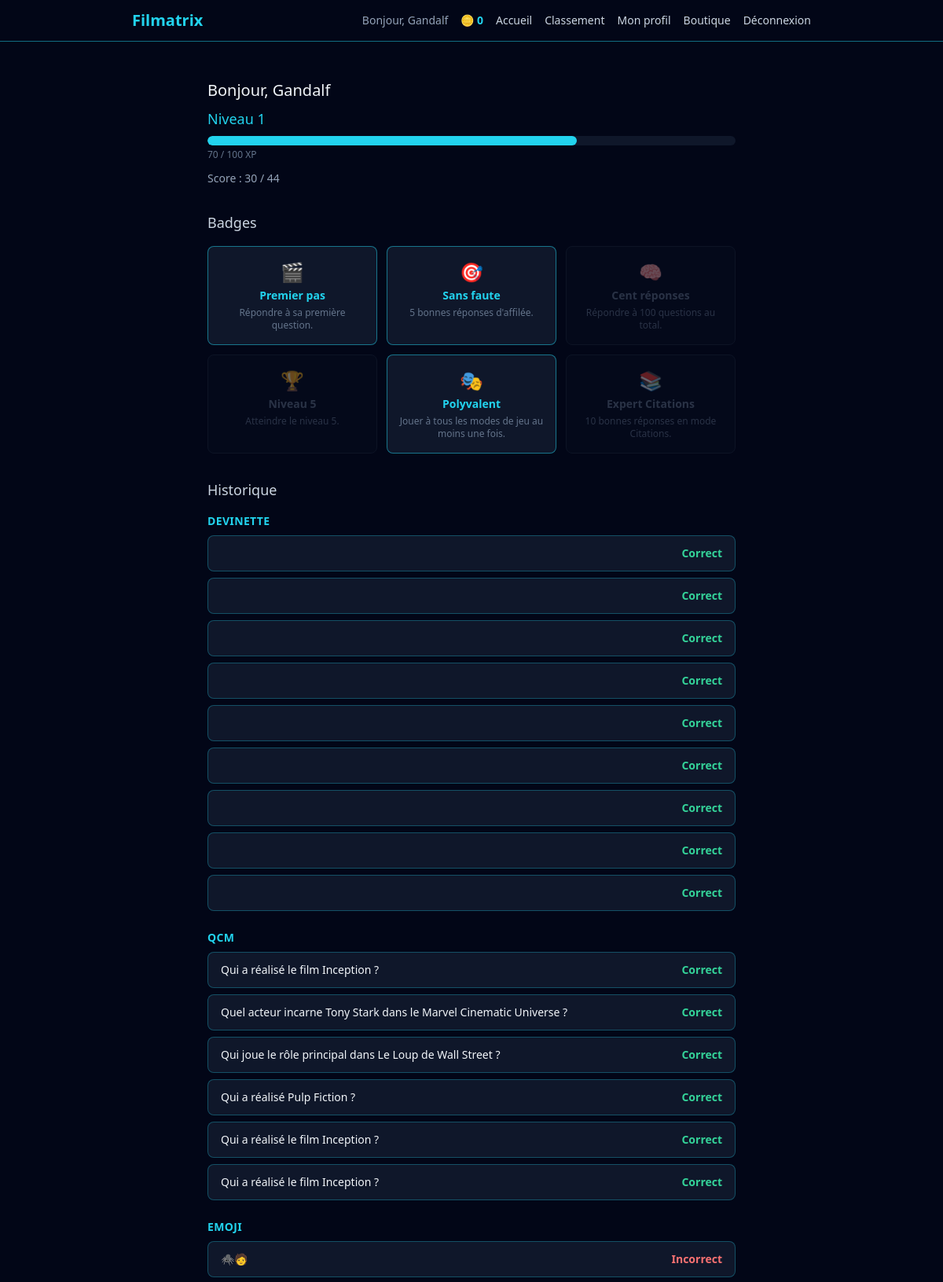
The app's page /profil (signed in, upper part) with its own data.
### src/models.py (models this page shows, shortened)
class User(db.Model, UserMixin):
    __tablename__ = "users"
    id = db.Column(db.Integer, primary_key=True)
    username = db.Column(db.String(50), unique=True, nullable=False)
    email = db.Column(db.String(120), unique=True, nullable=False)
    password_hash = db.Column(db.String(255), nullable=False)
    total_xp = db.Column(db.Integer, nullable=False, default=0)
    coins = db.Column(db.Integer, nullable=False, default=0)
    equipped_title = db.Column(db.String(50), nullable=True)

class Question(db.Model):
    __tablename__ = "questions"
    id = db.Column(db.Integer, primary_key=True)
    mode = db.Column(db.String(50), nullable=False)
    category = db.Column(db.String(50), nullable=False)
    difficulty = db.Column(db.String(20), nullable=False)
    prompt = db.Column(db.Text, nullable=False)
    payload = db.Column(db.JSON, nullable=False)
    correct_answer = db.Column(db.JSON, nullable=False)
    requires_account = db.Column(db.Boolean, nullable=False, default=False)

class Attempt(db.Model):
    __tablename__ = "attempts"
    id = db.Column(db.Integer, primary_key=True)
    user_id = db.Column(db.Integer, db.ForeignKey("users.id"), nullable=False)
    question_id = db.Column(db.Integer, db.ForeignKey("questions.id"), nullable=False)
    is_correct = db.Column(db.Boolean, nullable=False)
    answered_at = db.Column(db.DateTime, nullable=False, default=datetime.utcnow)
    question = db.relationship("Question")
    user = db.relationship("User", backref="attempts")

### app.py (the view)
    @app.route("/profil")
    @login_required
    def profile() -> str:
        attempts = (
            Attempt.query.filter_by(user_id=current_user.id)
            .order_by(Attempt.answered_at.desc())
            .all()
        )
        total_count = len(attempts)
        correct_count = sum(1 for attempt in attempts if attempt.is_correct)
        level_info = calculate_level(current_user.total_xp)
        attempts_by_mode = {}
        for attempt in attempts:
            mode = attempt.question.mode
            attempts_by_mode.setdefault(mode, []).append(attempt)
        earned_badge_codes = {badge.badge_code for badge in current_user.badges}
        all_badges = []
        for code, info in BADGES.items():
            all_badges.append(
                {
                    "code": code,
                    "name": info["name"],
                    "description": info["description"],
                    "icon": info["icon"],
                    "earned": code in earned_badge_codes,
                }
            )
        equipped_title_name= None
        if current_user.equipped_title:
            equipped_title_name = TITLES.get(current_user.equipped_title, {}).get("name")
        return render_template(
            "profil.html",
            attempts_by_mode=attempts_by_mode,
            total_count=total_count,
            correct_count=correct_count,
            level_info=level_info,
            all_badges=all_badges,
            equipped_title_name=equipped_title_name,
        )

### app.py (called while the page is built)
def calculate_level(total_xp: int) -> dict:
        level = 1
        xp_for_next_level = 100
        xp_already_spent = 0
        while total_xp - xp_already_spent >= xp_for_next_level:
            xp_already_spent += xp_for_next_level
            level += 1
            xp_for_next_level = 100 * level
        xp_in_current_level = total_xp - xp_already_spent
        return {
            "level": level,
            "xp_in_current_level": xp_in_current_level,
            "xp_for_next_level": xp_for_next_level,
            }

### templates/profil.html (shortened to what this page needs)
{% extends "base.html" %}
{% block content %}
<div class="max-w-2xl mx-auto mt-8">
    <h2 class="text-xl mb-2">
        Bonjour, {{ current_user.username }}
    </h2>
    <div class="mb-8">
        <p class="text-cyan-400 text-lg mb-2">
            Niveau {{ level_info.level }}
        </p>
        <div class="w-full bg-slate-900 rounded-full h-3 overflow-hidden mb-1">
            <div class="bg-cyan-400 h-3 rounded-full"
                 style="width: {{ (level_info.xp_in_current_level / level_info.xp_for_next_level * 100) | round(1) }}%"></div>
        </div>
        <p class="text-xs text-slate-500">{{ level_info.xp_in_current_level }} / {{ level_info.xp_for_next_level }} XP</p>
        <p class="text-slate-400 text-sm mt-3">
            Score : {{ correct_count }} / {{ total_count }}
        </p>
    </div>
    <h3 class="text-lg mb-4 text-slate-300">Badges</h3>
    <div class="grid grid-cols-2 sm:grid-cols-3 gap-3 mb-8">
        {% for badge in all_badges %}
        <div class="border rounded-lg px-3 py-4 text-center transition
                    {% if badge.earned %}
                        border-cyan-400/50 bg-slate-900
                    {% else %}
                        border-slate-800 bg-slate-900/50 opacity-40
                    {% endif %}">
            <p class="text-2xl mb-1">{{ badge.icon }}</p>
            <p class="text-sm font-bold {% if badge.earned %}text-cyan-400{% else %}text-slate-500{% endif %}">
                {{ badge.name }}
            </p>
            <p class="text-xs text-slate-500 mt-1">{{ badge.description }}</p>
        </div>
        {% endfor %}
    </div>
    <h3 class="text-lg mb-4 text-slate-300">Historique</h3>
    {% if attempts_by_mode %}
        {% for mode, mode_attempts in attempts_by_mode.items() %}
        <div class="mb-6">
            <h4 class="text-sm font-bold text-cyan-400 mb-2 uppercase tracking-wide">{{ mode }}</h4>
            <div class="flex flex-col gap-2">
                {% for attempt in mode_attempts %}
                <div class="flex items-center justify-between bg-slate-900 border border-cyan-400/30 rounded-lg px-4 py-3">
                    <span class="text-sm">{{ attempt.question.prompt }}</span>
                    {% if attempt.is_correct %}
                        <span class="text-emerald-400 text-sm font-bold">Correct</span>
                    {% else %}
                        <span class="text-red-400 text-sm font-bold">Incorrect</span>
                    {% endif %}
                </div>
                {% endfor %}
            </div>
        </div>
        {% endfor %}
    {% else %}
    <p class="text-slate-500">Aucune partie jouée pour le moment.</p>
    {% endif %}
</div>
{% endblock %}

### templates/base.html (shortened to what this page needs)
<!DOCTYPE html>
<html lang="fr">
<head>
    <link rel="stylesheet" href="{{ url_for('static', filename='css/output.css') }}">
</head>
<body class="bg-slate-950 text-slate-100 min-h-screen flex flex-col">
    <header class="border-b border-cyan-400/50">
    <nav class="max-w-4xl mx-auto px-4 py-3">
        <div class="flex items-center justify-between">
            <a href="{{ url_for('home') }}" class="text-xl font-bold text-cyan-400">
                Filmatrix
            </a>
            <div class="flex items-center gap-4">
                {% if current_user.is_authenticated %}
                    <span class="text-slate-400 text-sm">Bonjour, {{ current_user.username }}</span>
                    <span class="text-cyan-400 text-sm font-bold flex items-center gap-1">
                         🪙 {{ current_user.coins }}
                    </span>
                {% endif %}
                <div class="hidden md:flex items-center gap-4 text-sm">
                    <a href="{{ url_for('home') }}" class="text-slate-300 hover:text-cyan-400 transition">Accueil</a>
                    <a href="{{ url_for('leaderboard') }}" class="text-slate-300 hover:text-cyan-400 transition">Classement</a>
                    {% if current_user.is_authenticated %}
                        <a href="{{ url_for('profile') }}" class="text-slate-300 hover:text-cyan-400 transition">Mon profil</a>
                        <a href="{{ url_for('shop') }}" class="text-slate-300 hover:text-cyan-400 transition">Boutique</a>
                        <a href="{{ url_for('logout') }}" class="text-slate-300 hover:text-cyan-400 transition">Déconnexion</a>
                    {% else %}
                        <a href="{{ url_for('login') }}" class="text-slate-300 hover:text-cyan-400 transition">Connexion</a>
                        <a href="{{ url_for('register') }}" class="bg-cyan-400 hover:bg-cyan-300 text-slate-950 font-bold px-3 py-1.5 rounded-lg transition">Inscription</a>
                    {% endif %}
                </div>
            </div>
        </div>
    </nav>
</header>
    <main class="flex-1 p-4">
        {% block content %}{% endblock %}
    </main>
</body>
</html>

### records on screen
User: username "Gandalf", coins "0"
Question: mode "DEVINETTE"
Attempt: is_correct "Correct"
Attempt: is_correct "Correct"
Attempt: is_correct "Correct"
Attempt: is_correct "Correct"
Attempt: is_correct "Correct"
Attempt: is_correct "Correct"
Attempt: is_correct "Correct"
Attempt: is_correct "Correct"
Attempt: is_correct "Correct"
Question: mode "QCM"
Attempt: question.prompt "Qui a réalisé le film Inception ?", is_correct "Correct"
Attempt: question.prompt "Quel acteur incarne Tony Stark dans le Marvel Cinematic Universe ?", is_correct "Correct"
Attempt: question.prompt "Qui joue le rôle principal dans Le Loup de Wall Street ?", is_correct "Correct"
Attempt: question.prompt "Qui a réalisé Pulp Fiction ?", is_correct "Correct"
Attempt: question.prompt "Qui a réalisé le film Inception ?", is_correct "Correct"
Attempt: question.prompt "Qui a réalisé le film Inception ?", is_correct "Correct"
Question: mode "EMOJI"
Attempt: question.prompt "🕷️🧑", is_correct "Incorrect"

### other values on screen
{{ level_info.level }} "1"
{{ level_info.xp_in_current_level }} "70"
{{ level_info.xp_for_next_level }} "100"
{{ correct_count }} "30"
{{ total_count }} "44"
{{ badge.icon }} "🎬" "🎯" "🧠" "🏆" "🎭" "📚"
{{ badge.name }} "Premier pas" "Sans faute" "Cent réponses" "Niveau 5" "Polyvalent" "Expert Citations"
{{ badge.description }} "Répondre à sa première question." "5 bonnes réponses d'affilée." "Répondre à 100 questions au total." "Atteindre le niveau 5." "Jouer à tous les modes de jeu au moins une fois." "10 bonnes réponses en mode Citations."
